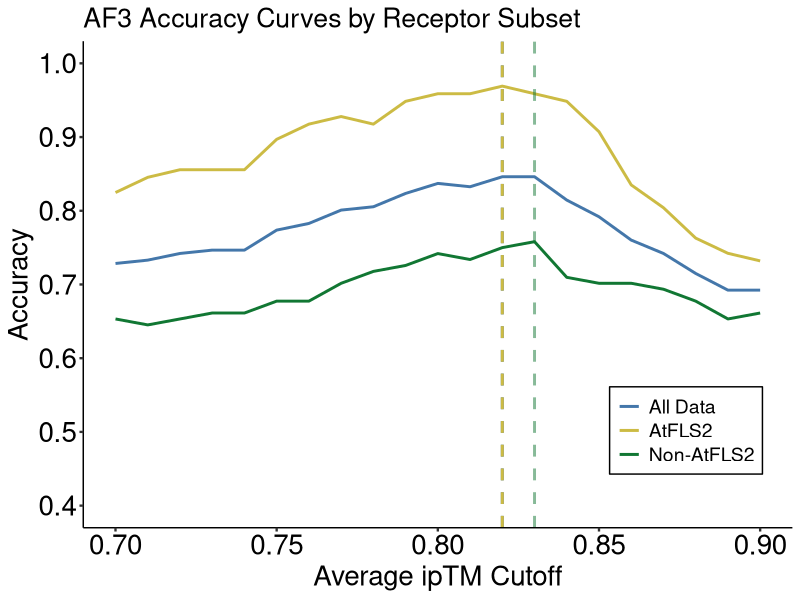
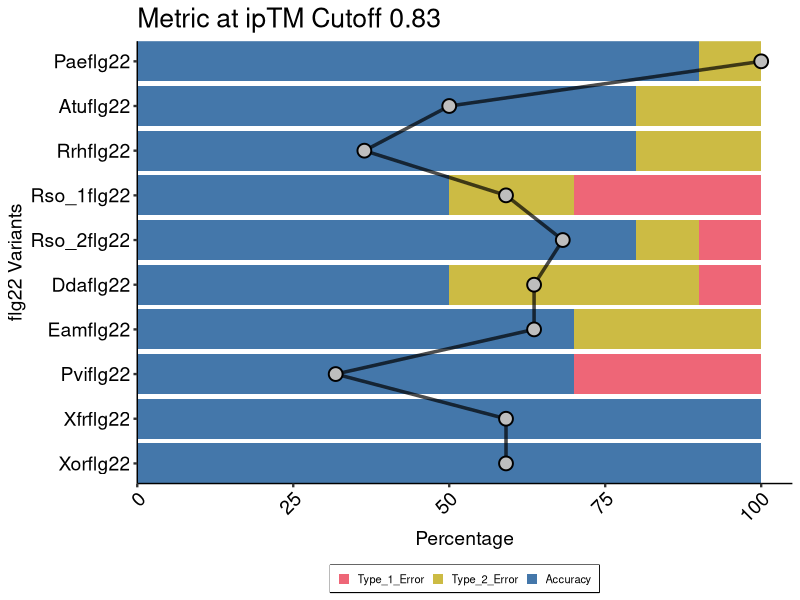
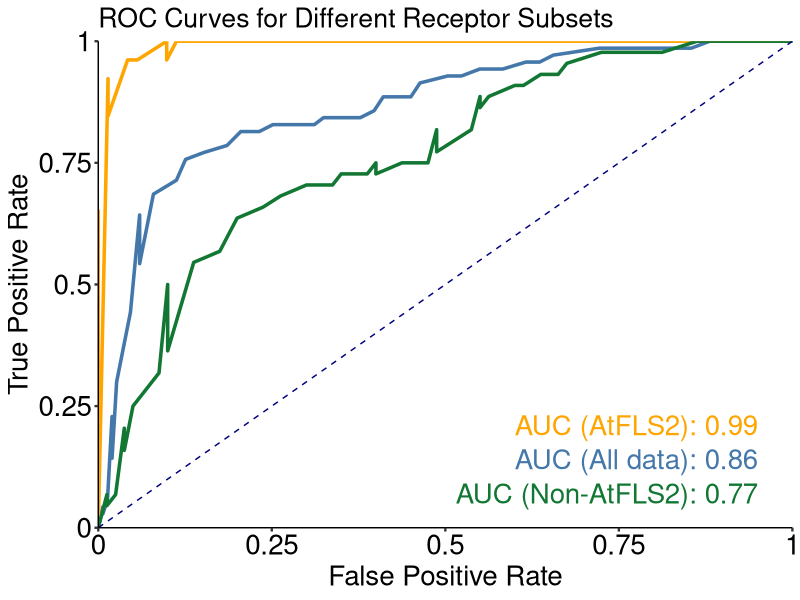
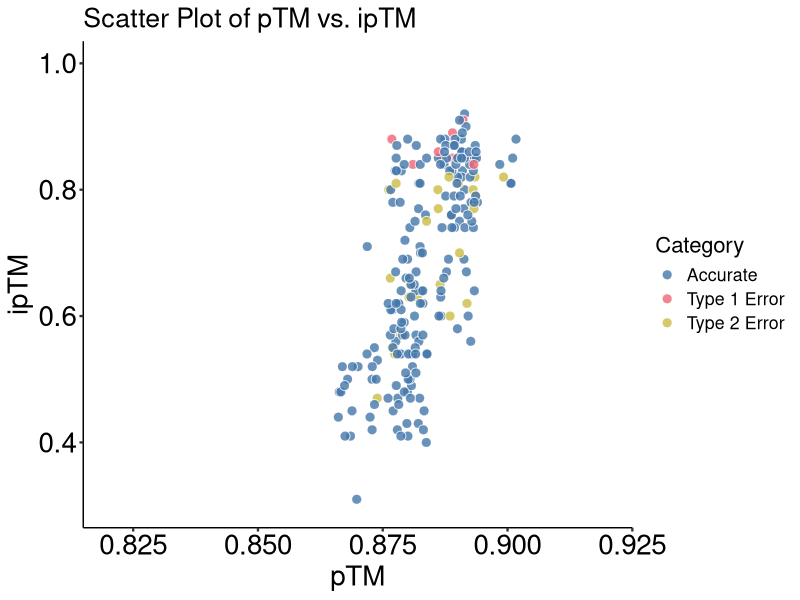
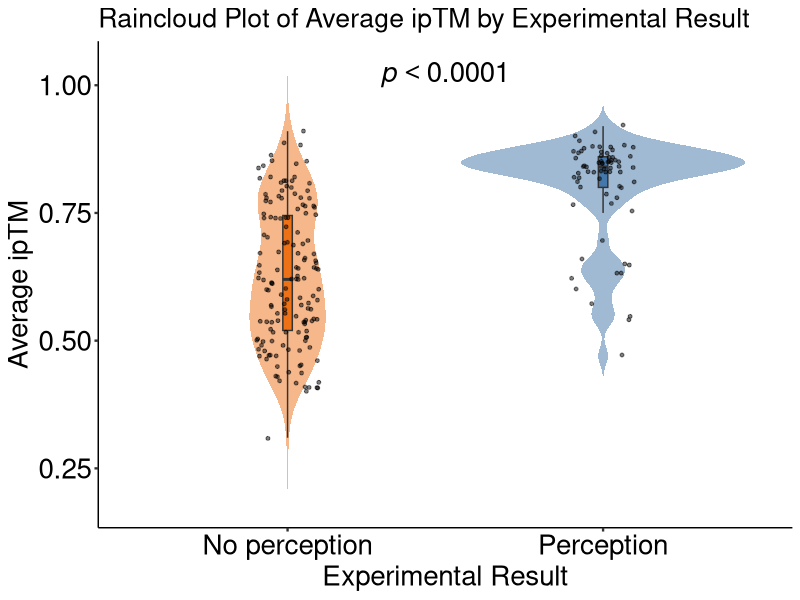
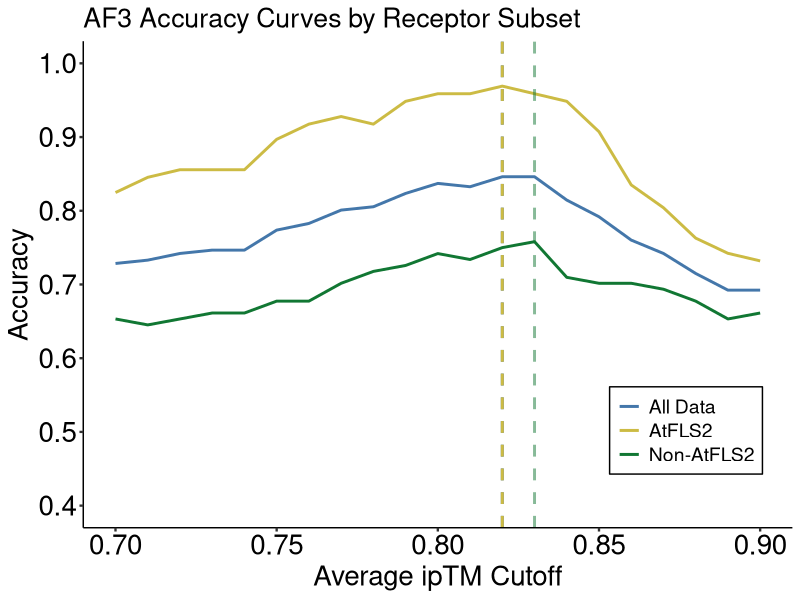
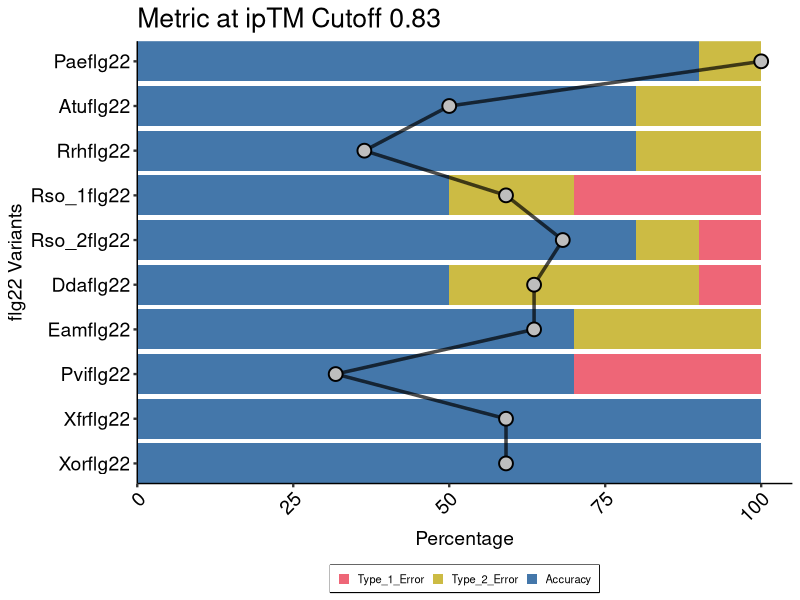
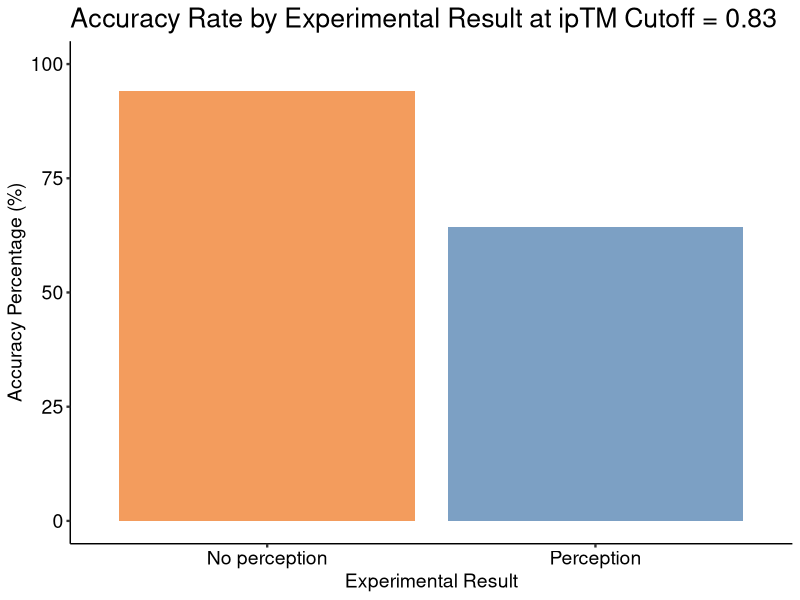

The R source for these figures, in order:
## ---- chunk 1
knitr::opts_chunk$set(echo = TRUE)
## ---- chunk 2
library(ggplot2)
library(dplyr)
library(tidyr)

setwd("~/R/FLS2_engineering/R_ploting/script/")

# Define your customized ggplot theme
my_ggplot_theme <- theme_classic() +
  theme(text = element_text(size = 16),
        axis.title.x = element_text(size = 20, color = "black"),
        axis.title.y = element_text(size = 20, color = "black"),
        axis.text.x = element_text(size = 20, color = "black"),
        axis.text.y = element_text(size = 20, color = "black"),
        axis.ticks = element_line(size = 0.8),
        legend.position = c(0.85, 0.2), # Adjust position to bottom right above x-axis
        legend.background = element_rect(fill = "white", color = "black"),
        legend.title = element_blank(), # Remove the legend title for a cleaner look
        legend.text = element_text(size = 14))

# Read and prepare the data
data <- read.csv("../input/af3/ipTM_ploting.csv")

# Define the range of cutoffs
cutoffs <- seq(0.7, 0.9, by = 0.01)

# Function to calculate accuracy for a given subset of data
calculate_accuracy <- function(data_subset) {
  expanded_data <- data_subset %>% 
    crossing(Cutoff = cutoffs) %>% 
    mutate(
      Cutoff = as.numeric(Cutoff),
      Accurate = ifelse(Average_ipTM >= Cutoff & Known_outcome == "Perception" |
                        Average_ipTM < Cutoff & Known_outcome == "No perception", 1, 0)
    ) %>% 
    group_by(Cutoff) %>% 
    summarise(
      Accuracy = mean(Accurate),
      .groups = 'drop'
    )
  return(expanded_data)
}

# Calculate accuracy for all data, only AtFLS2, and non-AtFLS2
accuracy_all <- calculate_accuracy(data)
accuracy_AtFLS2 <- calculate_accuracy(data[data$receptor == "AtFLS2", ])
accuracy_non_AtFLS2 <- calculate_accuracy(data[data$receptor != "AtFLS2", ])

# Find the optimal cutoff where accuracy is maximum for each group
optimal_cutoff_all <- accuracy_all$Cutoff[which.max(accuracy_all$Accuracy)]
max_accuracy_all <- max(accuracy_all$Accuracy)

optimal_cutoff_AtFLS2 <- accuracy_AtFLS2$Cutoff[which.max(accuracy_AtFLS2$Accuracy)]
max_accuracy_AtFLS2 <- max(accuracy_AtFLS2$Accuracy)

optimal_cutoff_non_AtFLS2 <- accuracy_non_AtFLS2$Cutoff[which.max(accuracy_non_AtFLS2$Accuracy)]
max_accuracy_non_AtFLS2 <- max(accuracy_non_AtFLS2$Accuracy)

# Output results
cat("All Data - Optimal ipTM Cutoff:", optimal_cutoff_all, "\n")
cat("All Data - Highest Accuracy:", max_accuracy_all * 100, "%\n")
cat("AtFLS2 - Optimal ipTM Cutoff:", optimal_cutoff_AtFLS2, "\n")
cat("AtFLS2 - Highest Accuracy:", max_accuracy_AtFLS2 * 100, "%\n")
cat("Non-AtFLS2 - Optimal ipTM Cutoff:", optimal_cutoff_non_AtFLS2, "\n")
cat("Non-AtFLS2 - Highest Accuracy:", max_accuracy_non_AtFLS2 * 100, "%\n")

# Plotting
ggplot() +
  geom_line(data = accuracy_all, aes(x = Cutoff, y = Accuracy, color = "All Data"), size = 1) +
  geom_line(data = accuracy_AtFLS2, aes(x = Cutoff, y = Accuracy, color = "AtFLS2"), size = 1) +
  geom_line(data = accuracy_non_AtFLS2, aes(x = Cutoff, y = Accuracy, color = "Non-AtFLS2"), size = 1) +
  geom_vline(xintercept = optimal_cutoff_all, linetype = "dashed", color = "#4477aa", size = 1) +
  geom_vline(xintercept = optimal_cutoff_AtFLS2, linetype = "dashed", color = "#ccbb44", size = 1) +
  geom_vline(xintercept = optimal_cutoff_non_AtFLS2, linetype = "dashed", color = "#117733", size = 1, alpha = 0.5) +
  scale_color_manual(values = c("All Data" = "#4477aa",
                                "AtFLS2" = "#ccbb44",
                                "Non-AtFLS2" = "#117733")) +
  scale_y_continuous(limits = c(0.4, 1), breaks = seq(0, 1, by = 0.1)) +
  labs(x = "Average ipTM Cutoff", y = "Accuracy", title = "AF3 Accuracy Curves by Receptor Subset") +
  my_ggplot_theme

# Save the plot
ggsave("../output/af3/AF3_accuracy_by_receptor.pdf", dpi = 300, width = 7, height = 6)


## ---- chunk 3
library(ggplot2)
library(dplyr)
library(tidyr)

# Load and prepare the data
data <- read.csv("../input/af3/ipTM_ploting_subset.csv") 

data_processed <- data %>%
  mutate(
    Accuracy = ifelse((Average_ipTM >= 0.83 & Known_outcome == "Perception") | 
                      (Average_ipTM < 0.83 & Known_outcome == "No perception"), 1, 0),
    Type_1_Error = ifelse(Average_ipTM >= 0.83 & Known_outcome == "No perception", 1, 0),
    Type_2_Error = ifelse(Average_ipTM < 0.83 & Known_outcome == "Perception", 1, 0)
  ) %>%
  group_by(ligand_name) %>%
  summarise(
    Accuracy_Percentage = mean(Accuracy) * 100,
    Type_1_Error_Percentage = mean(Type_1_Error) * 100,
    Type_2_Error_Percentage = mean(Type_2_Error) * 100,
    .groups = 'drop'
  )

# Correctly pivot the data
data_long <- data_processed %>%
  pivot_longer(
    cols = c("Accuracy_Percentage", "Type_1_Error_Percentage", "Type_2_Error_Percentage"),
    names_to = "Metric",
    values_to = "Percentage"
  ) %>%
  mutate(Metric = gsub("_Percentage$", "", Metric))

# Set the order of flg22 variants as in the similarity matrix
variant_order <- c("Paeflg22", "Atuflg22", "Rrhflg22","Rso_1flg22", "Rso_2flg22","Ddaflg22", "Eamflg22", "Pviflg22", "Xfrflg22", "Xorflg22")
data_long$ligand_name <- factor(data_long$ligand_name, levels = rev(variant_order))
data_long$Metric <- factor(data_long$Metric, levels = c("Type_1_Error", "Type_2_Error", "Accuracy"))

# Prepare similarity data
similarity_data <- data.frame(
  ligand_name = variant_order,
  sim = c(100, 50, 36.4, 59.1, 68.2, 63.6, 63.6, 31.8, 59.1, 59.1)
)
similarity_data$ligand_name <- factor(similarity_data$ligand_name, levels = variant_order)

my_ggplot_theme <- theme_classic() +
  theme(text = element_text(size = 16),
        axis.title.x = element_text(size = 14, color = "black"),
        axis.title.y = element_text(size = 14, color = "black"),
        axis.text.x = element_text(size = 14, color = "black"),
        axis.text.y = element_text(size = 14, color = "black"),
        axis.ticks = element_line(size = 0.8))
# Plot
stacked_plot <- ggplot(data_long, aes(x = ligand_name, y = Percentage, fill = Metric)) +
  geom_bar(stat = "identity", position = "stack") +
  coord_flip() +  # This flips the plot to vertical orientation
  scale_fill_manual(values = c("Accuracy" = "#4477aa", "Type_1_Error" = "#ee6677", "Type_2_Error" = "#ccbb44")) +
  labs(title = "Metric at ipTM Cutoff 0.83",
       x = "flg22 Variants", y = "Percentage") +
  my_ggplot_theme +
  scale_y_continuous(expand = c(0, 0), limits = c(0, 105)) +
  scale_x_discrete(expand = c(0, 0)) +
  theme(axis.text.x = element_text(angle = 45, hjust = 1),
        legend.position = "bottom",  # Moves legend to the bottom
        legend.title = element_blank(),  # Optionally remove the legend title
        legend.box = "horizontal",  # Horizontal layout for the legend items
        legend.box.background = element_rect(color="black", size=0.5),  # Adds a box around the legend with a border
        legend.text = element_text(size = 8),  # Adjust text size for better fit
        legend.key.size = unit(0.3, "cm"))  # Adjusts the size of the legend keys

# Add similarity data as a line plot over the bars
final_plot <- stacked_plot +
  geom_line(data = similarity_data, aes(x = ligand_name, y = sim, group = 1), 
            color = "black", size = 1.2, inherit.aes = FALSE, alpha = 0.7) +
  geom_point(data = similarity_data, aes(x = ligand_name, y = sim), 
             color = "black", size = 4, inherit.aes = FALSE, 
             shape = 21, fill = "grey", stroke = 1)  # Increased size and added border

# Display the combined plot
print(final_plot)

# Optionally, save the plot
ggsave("../output/af3/combined_metrics_similarity_plot.pdf", final_plot, width = 4.2, height = 6)
## ---- chunk 4
library(ggplot2)
library(dplyr)

# Load the data
data <- read.csv("../input/af3/ipTM_ploting.csv")

my_ggplot_theme <- theme_classic() +
  theme(text = element_text(size = 16),
        axis.title.x = element_text(size = 14, color = "black"),
        axis.title.y = element_text(size = 14, color = "black"),
        axis.text.x = element_text(size = 14, color = "black"),
        axis.text.y = element_text(size = 14, color = "black"),
        axis.ticks = element_line(size = 0.8))

# Define the cutoff
cutoff <- 0.83

# Calculate accuracy based on the cutoff
data <- data %>%
  mutate(
    Accurate = ifelse((Average_ipTM >= cutoff & Known_outcome == "Perception") | 
                      (Average_ipTM < cutoff & Known_outcome == "No perception"), 1, 0)
  )

# Group by Known_outcome and calculate accuracy percentage
accuracy_data <- data %>%
  group_by(Known_outcome) %>%
  summarise(
    Accuracy_Percentage = mean(Accurate) * 100,
    .groups = 'drop'
  )

# Plotting the bar graph
plot <- ggplot(accuracy_data, aes(x = Known_outcome, y = Accuracy_Percentage, fill = Known_outcome)) +
  geom_bar(stat = "identity", alpha = 0.7) +
  labs(title = "Accuracy Rate by Experimental Result at ipTM Cutoff = 0.83",
       x = "Experimental Result",
       y = "Accuracy Percentage (%)") +
  my_ggplot_theme +
  theme(legend.position = "none")+
  ylim(0, 100)+
  scale_fill_manual(values = c("#ed7117", "#4477aa"))  # Color aesthetic based on the experimental result

ggsave("../output/af3/accuracy_on_experimental_data.pdf", plot, width = 4, height = 5)
## ---- chunk 5
# Load necessary libraries
library(ggplot2)
library(pROC)
library(readr)  # Use read_csv from readr

# Read the data from the CSV file
data <- read_csv("../input/af3/ipTM_ploting.csv")  # Ensure the correct path and file extension

# Ensure the experimental results are properly formatted
data$Known_outcome <- as.factor(data$Known_outcome)

# Subset data for the three groups
data_all <- data
data_AtFLS2 <- data[data$receptor == "AtFLS2", ]
data_no_AtFLS2 <- data[data$receptor != "AtFLS2", ]

# Calculate ROC curves for each subset
roc_all <- roc(response = data_all$Known_outcome, predictor = data_all$Average_ipTM)
roc_AtFLS2 <- roc(response = data_AtFLS2$Known_outcome, predictor = data_AtFLS2$Average_ipTM)
roc_no_AtFLS2 <- roc(response = data_no_AtFLS2$Known_outcome, predictor = data_no_AtFLS2$Average_ipTM)

# Extract AUC values
auc_all <- auc(roc_all)
auc_AtFLS2 <- auc(roc_AtFLS2)
auc_no_AtFLS2 <- auc(roc_no_AtFLS2)

# Extract coordinates for the ROC curves
coords_all <- coords(roc_all, "all", ret = c("threshold", "sensitivity", "specificity", "accuracy"))
coords_AtFLS2 <- coords(roc_AtFLS2, "all", ret = c("threshold", "sensitivity", "specificity", "accuracy"))
coords_no_AtFLS2 <- coords(roc_no_AtFLS2, "all", ret = c("threshold", "sensitivity", "specificity", "accuracy"))

# Convert to data frames for ggplot
coords_all_df <- as.data.frame(coords_all)
coords_AtFLS2_df <- as.data.frame(coords_AtFLS2)
coords_no_AtFLS2_df <- as.data.frame(coords_no_AtFLS2)

my_ggplot_theme <- theme_classic() +
  theme(text = element_text(size = 16),
        axis.title.x = element_text(size = 20, color = "black"),
        axis.title.y = element_text(size = 20, color = "black"),
        axis.text.x = element_text(size = 20, color = "black"),
        axis.text.y = element_text(size = 20, color = "black"),
        axis.ticks = element_line(size = 0.8))

# Plot the ROC curves using ggplot2
roc_plot <- ggplot() +
  geom_line(data = coords_all_df, aes(x = 1 - specificity, y = sensitivity), color = "#4477aa", size = 1.2) +
  geom_line(data = coords_AtFLS2_df, aes(x = 1 - specificity, y = sensitivity), color = "orange", size = 1.2) +
  geom_line(data = coords_no_AtFLS2_df, aes(x = 1 - specificity, y = sensitivity), color = "#117733", size = 1.2) +
  geom_line(data = data.frame(x = c(0, 1), y = c(0, 1)), aes(x, y), linetype = "dashed", color = "navy") +
  annotate("text", x = 0.95, y = 0.05, label = sprintf("AUC (Non-AtFLS2): %.2f", auc_no_AtFLS2), color = "#117733", hjust = 1, vjust = 0, size = 7) +
  annotate("text", x = 0.95, y = 0.19, label = sprintf("AUC (AtFLS2): %.2f", auc_AtFLS2), color = "orange", hjust = 1, vjust = 0, size = 7) +
  annotate("text", x = 0.95, y = 0.12, label = sprintf("AUC (All data): %.2f", auc_all), color = "#4477aa", hjust = 1, vjust = 0, size = 7) +
  scale_x_continuous(expand = c(0, 0), limits = c(0, 1), breaks = c(0, 0.25, 0.5, 0.75, 1), labels = c("0", "0.25", "0.5", "0.75", "1")) +
  scale_y_continuous(expand = c(0, 0), limits = c(0, 1), breaks = c(0, 0.25, 0.5, 0.75, 1), labels = c("0", "0.25", "0.5", "0.75", "1")) +
  labs(title = "ROC Curves for Different Receptor Subsets", 
       x = "False Positive Rate", y = "True Positive Rate") +
  my_ggplot_theme

# Print the plot
print(roc_plot)

# Save the plot
ggsave("../output/af3/ROC_multiple_curves.pdf", plot = roc_plot, width = 6.5, height = 6, dpi = 300)


## ---- chunk 6
# Load necessary libraries
library(ggplot2)
library(readr)
library(dplyr)

# Load the data from a CSV file
data <- read_csv("../input/af3/ipTM_ploting.csv")  # Replace with the correct file path

# Calculate the categories based on your conditions:
# Accurate: (ipTM >= 0.83 and Experimental Result = Perception) or (ipTM < 0.83 and Experimental Result = No perception)
# Type 1 Error: (ipTM >= 0.83 and Experimental Result = No perception)
# Type 2 Error: (ipTM < 0.83 and Experimental Result = Perception)
data <- data %>%
  mutate(Category = case_when(
    (Average_ipTM >= 0.83 & Known_outcome == "Perception") | (Average_ipTM < 0.83 & Known_outcome == "No perception") ~ "Accurate",
    Average_ipTM >= 0.83 & Known_outcome == "No perception" ~ "Type 1 Error",
    Average_ipTM < 0.83 & Known_outcome == "Perception" ~ "Type 2 Error",
    TRUE ~ "Uncategorized"  # Handling any data that does not fit the above categories
  ))

# Define a custom theme
my_ggplot_theme <- theme_classic() +
  theme(text = element_text(size = 16),
        axis.title.x = element_text(size = 20, color = "black"),
        axis.title.y = element_text(size = 20, color = "black"),
        axis.text.x = element_text(size = 20, color = "black"),
        axis.text.y = element_text(size = 20, color = "black"),
        axis.ticks = element_line(size = 0.8))

# Adding jitter to the pTM values within ggplot using geom_jitter
ggplot(data, aes(x=Average_pTM, y=Average_ipTM, fill=Category)) +
  geom_jitter(width=0.004, height=0, alpha=0.8, size=3, shape=21, stroke=0.5, color="white") +  # Adding jitter only horizontally with white outline
  scale_fill_manual(values=c("Accurate"="#4477aa", "Type 1 Error"="#ee6677", "Type 2 Error"="#ccbb44")) +
  labs(x="pTM", y="ipTM", title="Scatter Plot of pTM vs. ipTM") +
  xlim(0.82, 0.92) + ylim(0.3, 1)+
  my_ggplot_theme
  

# Display the plot
print(ggplot)
ggsave("../output/af3/scatter.pdf", width = 7, height = 6, dpi = 300)

## ---- chunk 7
# Load necessary libraries
library(ggplot2)
library(dplyr)
library(readr)  # For reading the CSV file

# Read the data from a CSV file
data <- read_csv("../input/af3/ipTM_ploting.csv")

# Assuming the data has columns 'Known_outcome' and 'Average_ipTM'
data <- data %>%
  mutate(Known_outcome = factor(Known_outcome))

# Assess normality using Shapiro-Wilk test
shapiro_results <- data %>%
  group_by(Known_outcome) %>%
  summarise(shapiro_p_value = shapiro.test(Average_ipTM)$p.value)

print("Shapiro-Wilk Test for Normality:")
print(shapiro_results)

# If p-value < 0.05, data is not normally distributed
if(any(shapiro_results$shapiro_p_value < 0.05)) {
  test_method <- "wilcox.test"
  test_name <- "Wilcoxon rank-sum test"
  # Perform Wilcoxon rank-sum test
  wilcox_test <- wilcox.test(Average_ipTM ~ Known_outcome, data = data)
  p_value <- wilcox_test$p.value
} else {
  test_method <- "t.test"
  test_name <- "t-test"
  # Perform t-test
  t_test <- t.test(Average_ipTM ~ Known_outcome, data = data)
  p_value <- t_test$p.value
}

# Print the selected test method and p-value
print(paste("Selected test:", test_name))
print(paste("P-value:", p_value))

# Creating the raincloud plot without p-value display
ggplot(data, aes(x = Known_outcome, y = Average_ipTM, fill = Known_outcome)) +
  geom_violin(trim = FALSE, alpha = 0.5, color = NA, show.legend = FALSE) +  # Density plot
  geom_boxplot(width = 0.03, outlier.shape = NA, show.legend = FALSE) +  # Boxplot inside the violin
  geom_jitter(size = 1, alpha = 0.5, color = "black", width = 0.1, show.legend = FALSE) +  # Points with jitter
   annotate("text", x = 1.5, y = max(data$Average_ipTM) + 0.1, 
           label = expression(italic(p) < "0.0001"), size = 7, hjust = 0.5) +  # Add italic p-value text above violins
  scale_fill_manual(values = c("#ed7117", "#4477aa")) +  # Custom colors for each experimental result
  labs(title = "Raincloud Plot of Average ipTM by Experimental Result",
       x = "Experimental Result",
       y = "Average ipTM") +
  my_ggplot_theme

# Optionally, you can save the plot to a file
ggsave("../output/af3/raincloud.pdf", width = 6.5, height = 6, dpi = 300)

